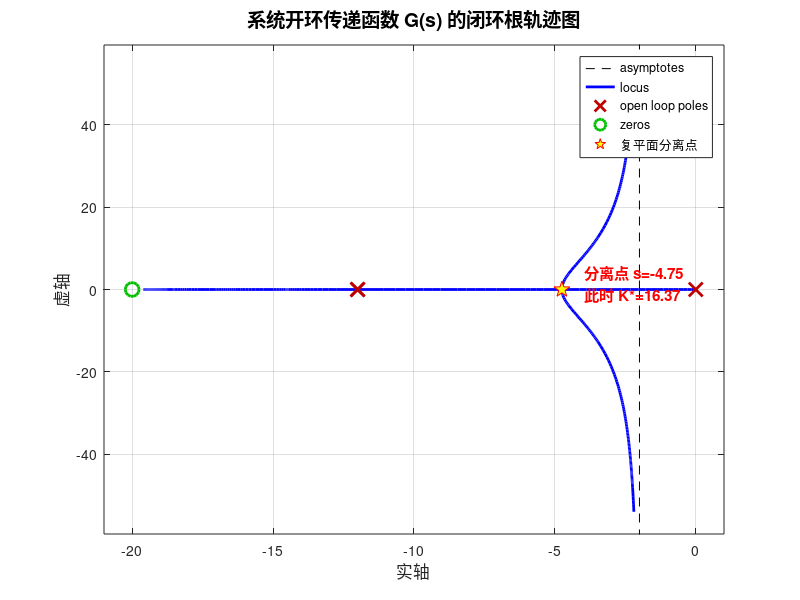

Write the MATLAB code that produced this figure.
% ==========================================
% 空间站方位控制系统根轨迹分析与振荡范围求解
% ==========================================
clear; clc; close all;

%% 1. 系统定义与绘制概略根轨迹
% 开环传递函数 G(s) = K*(s+20) / [s*(s^2+24s+144)]
% 展开分母: s*(s+12)^2 = s^3 + 24s^2 + 144s

num = [1, 20];             % 增加 K* 前的分子多项式
den = [1, 24, 144, 0];     % 分母多项式

% 建立开环传递函数模型
sys = tf(num, den);

% 绘制概略根轨迹图
figure('Name', '空间站方位控制系统根轨迹', 'Color', 'w', 'Position', [100, 100, 800, 600]);
rlocus(sys);
title('系统开环传递函数 G(s) 的闭环根轨迹图', 'FontSize', 14);
xlabel('实轴', 'FontSize', 12);
ylabel('虚轴', 'FontSize', 12);
grid on;

%% 2. 求解分离点与临界振荡增益
disp('【计算系统产生振荡的 K* 取值范围】');
disp('------------------------------------------');

% 根据闭环特征方程: D(s) + K*N(s) = 0
% 等价于: s^3 + 24s^2 + 144s + K*(s+20) = 0
% 得: K* = -(s^3 + 24s^2 + 144s) / (s + 20)
% 设 P_num(s) = s^3 + 24s^2 + 144s, P_den(s) = s + 20
% 求分离点条件 dK/ds = 0，即: P_num'(s)*P_den(s) - P_num(s)*P_den'(s) = 0

P_num = den; 
P_den = num; 

% 求导
der_P_num = polyder(P_num);
der_P_den = polyder(P_den);

% 计算多项式乘积
term1 = conv(der_P_num, P_den);
term2 = conv(P_num, der_P_den);

% 补齐阶数以便相减
len = max(length(term1), length(term2));
term1 = [zeros(1, len-length(term1)), term1];
term2 = [zeros(1, len-length(term2)), term2];

% 构造分离点方程并求根
eq_break = term1 - term2;
s_break = roots(eq_break);

% 筛选位于实轴根轨迹上的有效分离点
% 根据奇偶法则，本系统的实轴根轨迹为 [-20, 0]
tol = 1e-6;
valid_s = [];
for i = 1:length(s_break)
    s_val = s_break(i);
    % 剔除虚部、并限制在 [-20, 0] 区间内
    if abs(imag(s_val)) < tol && real(s_val) <= 0 && real(s_val) >= -20
        valid_s = [valid_s, real(s_val)];
    end
end

% 系统在 s = -12 处有一个双重极点，初始状态下(K=0)根向两侧移动
% 真正导致进入复平面的分离点位于 0 到 -12 之间
breakaway_point = valid_s(valid_s > -12 & valid_s < 0);

% 计算临界增益 K*
K_star_critical = -polyval(P_num, breakaway_point) / polyval(P_den, breakaway_point);

fprintf('求解分离点方程得出，有效分离点为: s = %.4f\n', breakaway_point);
fprintf('将分离点代入幅值条件，求得临界增益: K* = %.4f\n\n', K_star_critical);
disp('【结论】');
disp('当 K* 超过该临界值时，位于实轴的闭环极点相撞并折入复平面。');
disp('系统由过阻尼变为欠阻尼状态，响应开始产生振荡。');
fprintf('因此，使系统产生振荡的取值范围为: K* > %.4f\n', K_star_critical);
disp('------------------------------------------');

% 在图表上高亮标注该分离点
hold on;
plot(breakaway_point, 0, 'rp', 'MarkerSize', 12, 'MarkerFaceColor', 'y', 'DisplayName', '复平面分离点');
text(breakaway_point + 0.8, 1.5, sprintf('分离点 s=%.2f\n此时 K*=%.2f', breakaway_point, K_star_critical), ...
    'Color', 'r', 'FontSize', 11, 'FontWeight', 'bold');
legend('Location', 'best');
